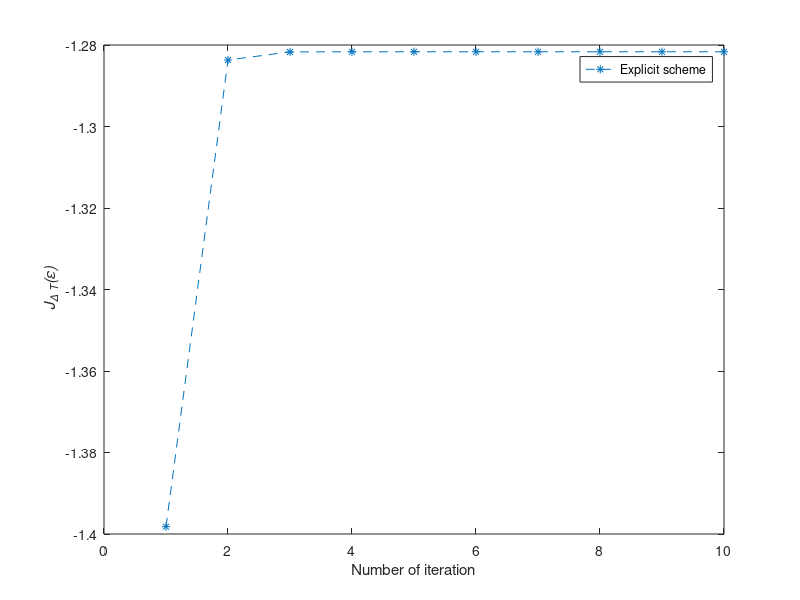

Here is the MATLAB script that generated this plot:
function explicit
%============= Variables =================
T	=10;
L	=200; %return to 200
t	=linspace(0,T,L);
dt	=t(2)-t(1);

H0	=[1 0;0 2];
H1	=[0 1;1 0];


alpha = 10;
y0 = [1;0];
ycible	=[0;1];

maxiter	= 10; %return to 30 after
c	= ones(1,L-1)*0.3; %eps
ctil = ones(1,L-1)*0.5; %eps tilde
%division by zero in mus if c=ctilde

y=zeros(2,L);
y(:,1)=y0;
p=zeros(2,L);
p(:,L)=ycible;%to edit?

psit=zeros(2,L);
psit(:,1)=expm(-(H0*dt)/(2*i))*y(:,1); %initial value

psib=zeros(2,L);
psib(:,1)=expm((H0*dt)/(2*i))*y(:,1);

chit=zeros(2,L);
chit(:,L)=expm((H0*dt)/(2*i))*p(:,L); %end value

chib=zeros(2,L);
chib(:,L)=expm(-(H0*dt)/(2*i))*p(:,L);

Jtab=zeros(1,maxiter);


%============= Main =================
for iter=1:maxiter
  %iter
  %use Newton or secante?
  %step1
    for j=L-1:-1:1
    chib(:,j+1)=expm(-(H0*dt)/(2*i))*p(:,j+1);
    etha(j)=alpha/(alpha+dt*real(chib(:,j+1)'*(H1^2)*psit(:,j+1)));
    ctil(j)=(1-etha(j))*c(j)-(etha(j)/alpha)*imag(chib(:,j+1)'*H1*psit(:,j+1));
    chit(:,j)=expm(i*H1*ctil(:,j)*dt)*chib(:,j+1);
    p(:,j)=expm(i*H0*dt/2)*chit(:,j);
  end
  %ctil
  
  
  %step2
  for j=1:L-1
    psib(:,j)=expm((H0*dt)/(2*i))*y(:,j);
    delta(j)=alpha/(alpha+dt*real(chit(:,j)'*(H1^2)*psib(:,j)));
    c(j)=(1-delta(j))*ctil(j)-(delta(j)/alpha)*imag(chit(:,j)'*H1*psib(:,j));
    psit(:,j+1)=expm(-i*H1*c(:,j)*dt)*psib(:,j);
    y(:,j+1)=expm(-i*H0*dt/2)*psit(:,j+1);
  end
  %c

  
  %J=2-norm(ycible-y(:,L))^2 - alpha * dt * norm(c)^2;
  J=2*real(ycible'*y(:,L)) - alpha * dt * norm(c)^2;
  
  Jtab(iter)=J;
	plot(Jtab, '--*');
  xlabel("Number of iteration");
  ylabel ('{\it J_{\Delta T}(\epsilon)}')
  legend ("Explicit scheme");
	%pause(.1);
  
	fprintf(2,'Iter=%i|J=%f \n',iter,J)
end
%fprintf(1,'y(T)=%f \n',y(:,L))

end

%============= Functions =================
%********** Mu star **********
function mus=calculMus(x,y,mu,dt)
  Id2 = eye (size (mu));
  mus=i*(expm(mu*(x-y)*dt/i)-Id2)/(dt*(x-y));
end
